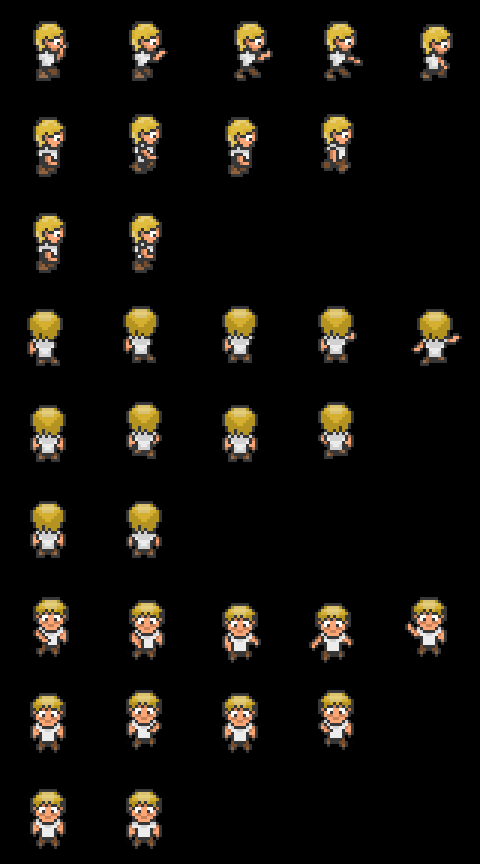

A level layout from a 2D game, rendered from its tile map. Below: a short description, then the map file with its tile-grid data intact:
An orthogonal 5x9 tile map with 96x96 px tiles, 1 tile layer (ShoeBox Tile Grab).

<map version="1.0" orientation="orthogonal" width="5" height="9" tilewidth="96" tileheight="96">
<tileset firstgid="1" name="clotharmor_bank.png" tilewidth="96" tileheight="96">
	<image source="clotharmor_bank.png" width="384" height="672" />
</tileset>
	<layer name="ShoeBox Tile Grab" width="5" height="9">
		<data>
			<tile gid="1" />
			<tile gid="2" />
			<tile gid="3" />
			<tile gid="4" />
			<tile gid="5" />
			<tile gid="6" />
			<tile gid="7" />
			<tile gid="6" />
			<tile gid="8" />
			<tile gid="9" />
			<tile gid="6" />
			<tile gid="10" />
			<tile gid="9" />
			<tile gid="9" />
			<tile gid="9" />
			<tile gid="11" />
			<tile gid="12" />
			<tile gid="13" />
			<tile gid="14" />
			<tile gid="15" />
			<tile gid="16" />
			<tile gid="17" />
			<tile gid="16" />
			<tile gid="18" />
			<tile gid="9" />
			<tile gid="16" />
			<tile gid="19" />
			<tile gid="9" />
			<tile gid="9" />
			<tile gid="9" />
			<tile gid="20" />
			<tile gid="21" />
			<tile gid="22" />
			<tile gid="23" />
			<tile gid="24" />
			<tile gid="25" />
			<tile gid="26" />
			<tile gid="25" />
			<tile gid="27" />
			<tile gid="9" />
			<tile gid="25" />
			<tile gid="28" />
			<tile gid="9" />
			<tile gid="9" />
			<tile gid="9" />
		</data>
	</layer>
</map>